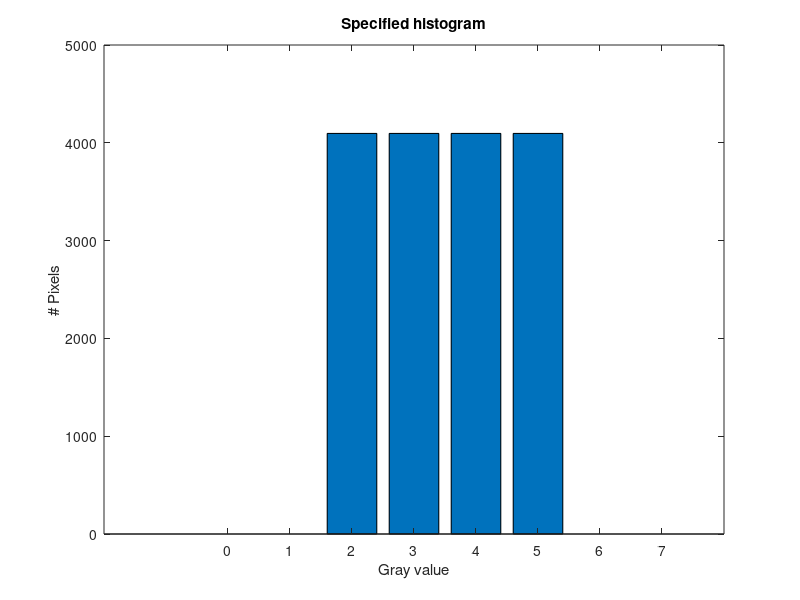
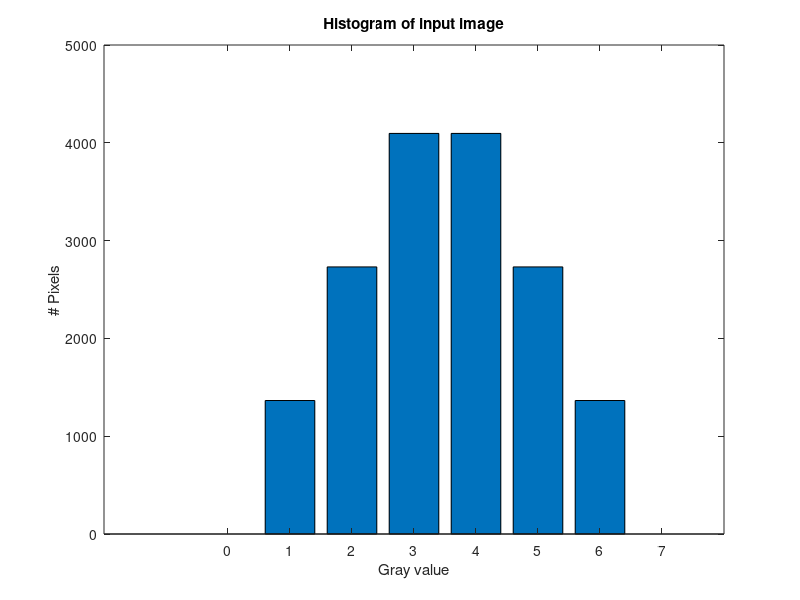
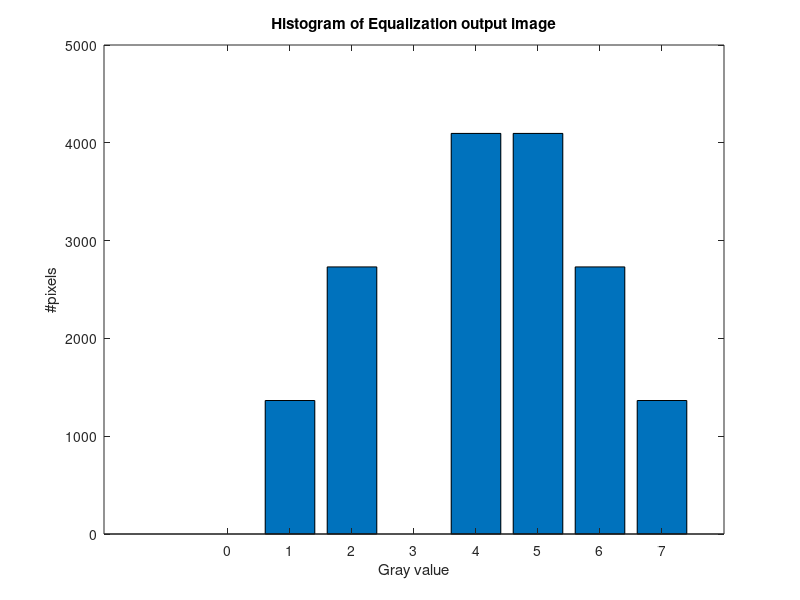

MATLAB code for these plots, in order:
clear;
close all;
clc;

% specified histogram
x =0:7;
nSpecified = [0 0 4096 4096 4096 4096 0 0];
bar(x,nSpecified);
xlabel('Gray value');
ylabel('# Pixels');
title('Specified histogram');

n = [0 1365 2731 4096 4096 2731 1365 0];
% Total number of pixels
[row,L] = size(n);
N = 0;
for i =1:L
    N=N+n(i);
end

figure;
bar(x,n);
xlabel('Gray value');
ylabel('# Pixels');
title('Histogram of input image');

%%%%%%%%%%%%%%%%
% Equalization %
%%%%%%%%%%%%%%%%
t = zeros(1,L);
t(1)=n(1);
for i=2:L
    t(i)=n(i)+t(i-1);
end

t = zeros(1,L);
t(1)=n(1);
for i=2:L
    t(i)=n(i)+t(i-1);
end
s = zeros(1,L);
for i = 1:L
    p = t(i)/N;
    index = round(p*(L-1));
    s(index+1)=s(index+1)+1;
end

% Equalization output histogram
S =zeros(1,L);
last = 1;
for i=1:L
    num_items = s(i);
    sum = 0;
    if(num_items~=0)
        for j = last:(last+num_items-1)
            sum=sum+n(j);
        end
        S(i) =sum;
    end
    last= last+num_items;
end

figure;
bar(x,S);
xlabel('Gray value');
ylabel('#pixels');
title('Histogram of Equalization output image');

f = figure;
col={'r','n'};
dat = [];
for i = 1:L
    for j = 1:2
        if(j==1)
            dat(i,j) = x(i);
        elseif(j==2)
            dat(i,j) = S(i);
        end
    end
end
            
uitable(f,'ColumnName',col,'Position',[100 100 170 170],'Data',dat);

%%%%%%%%%%%%%
% Specified %
%%%%%%%%%%%%%
g = nSpecified/N;

for i =1:L
    v = g*(L-1);
end